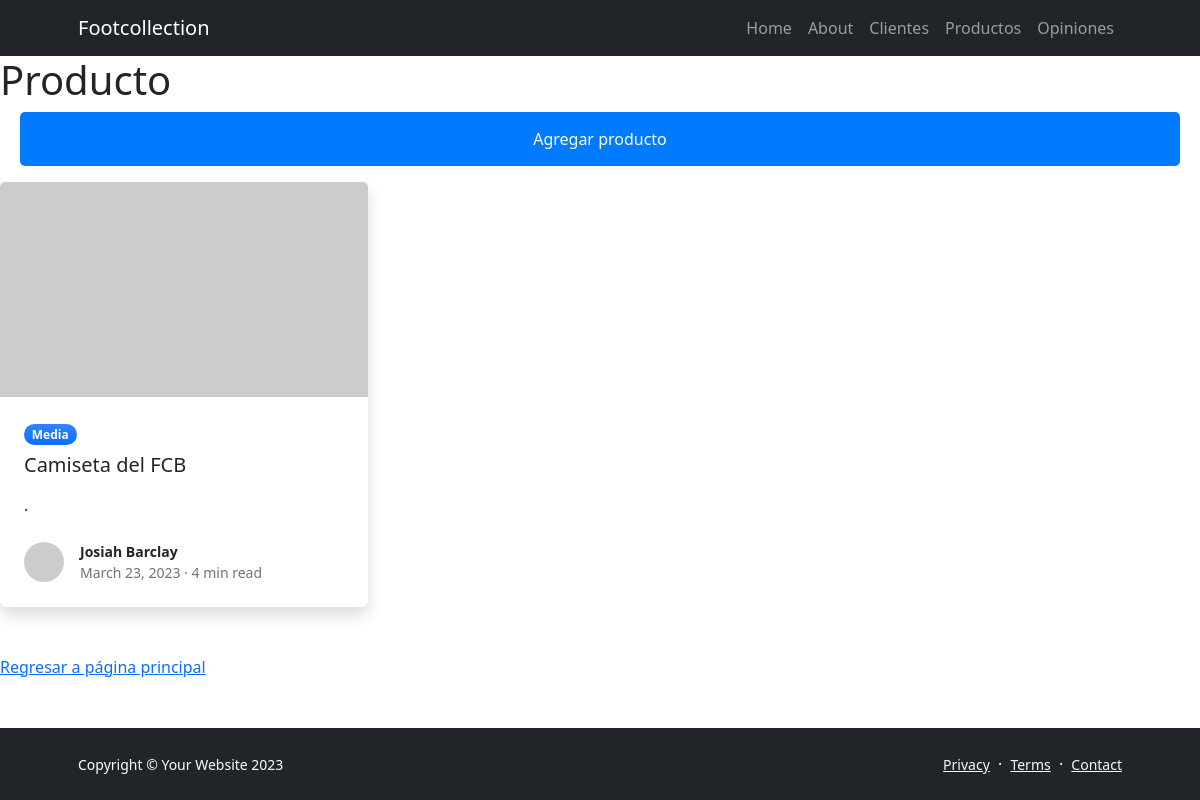
/producto/, run on an earlier commit of the app's database.
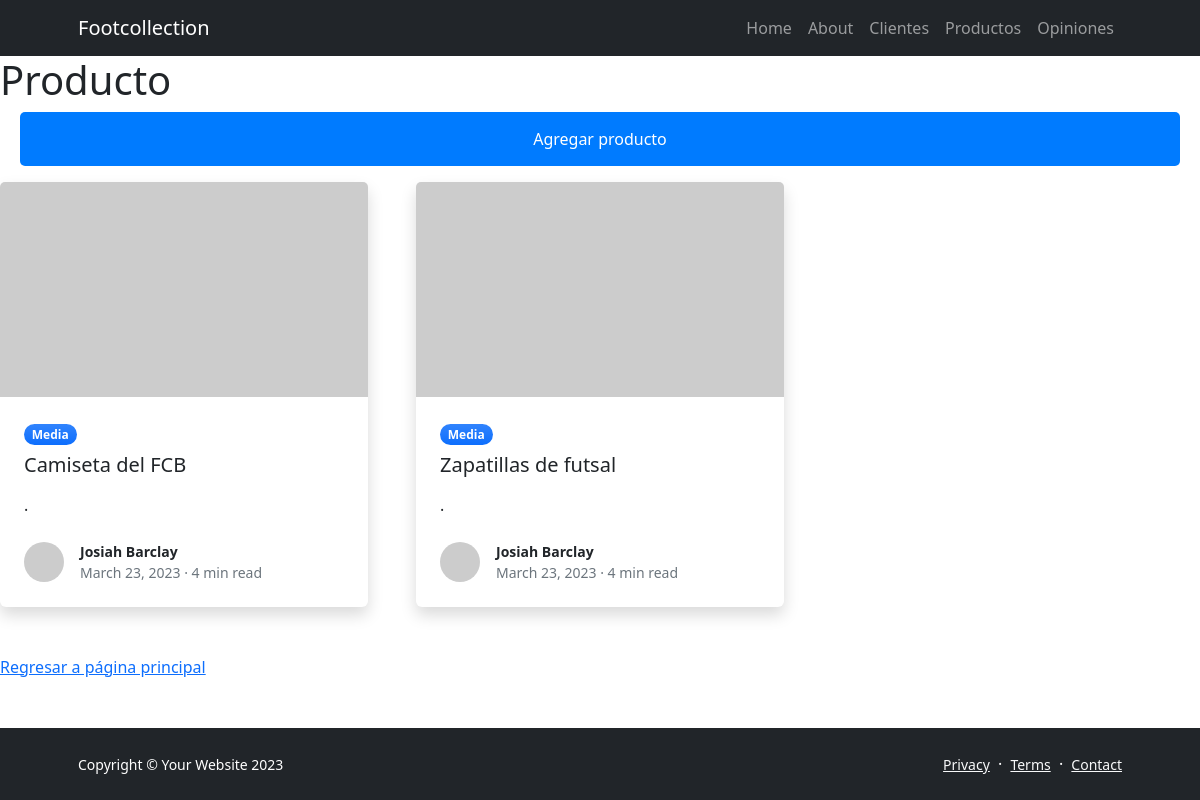
And on a later commit of the database.
### Producto/models.py (models this page shows, shortened)
class Producto(models.Model):
    nombre = models.CharField(max_length=100)
    descripcion = models.CharField(max_length=300)
    precio = models.IntegerField()
    imagen = models.ImageField(upload_to="imagen", null=True, blank=True)

### Producto/views.py (the view)
# urls.py: path("", views.home, name="home"),
def home(request):
    query = models.Producto.objects.all()
    context = {"productos": query}
    return render(request, "Producto/index.html", context)

### Producto/templates/Producto/index.html (shortened to what this page needs)
{% extends 'core/base.html' %}
{% block title %}
    <h1>Producto</h1>
{% endblock title %}
{% block contenido %}
    <p><a href="{% url 'Producto:agregarproducto' %}" class="boton">Agregar producto</a></p>
  <div class="row gx-5">
    {% for producto in productos %}
      {% include 'core/components/card.html'  with titulo=producto.nombre %}
    {% endfor %}
  </div>
    <p><a href="{% url 'core:home' %}">Regresar a página principal</a></p>
{% endblock contenido %}

### core/templates/core/components/card.html
<div class="col-lg-4 mb-5">
    <div class="card h-100 shadow border-0">
        <img class="card-img-top" src="https://dummyimage.com/600x350/ced4da/6c757d" alt="..." />
        <div class="card-body p-4">
            <div class="badge bg-primary bg-gradient rounded-pill mb-2">Media</div>
            <a class="text-decoration-none link-dark stretched-link" href="#!"><h5 class="card-title mb-3">{{ titulo }}</h5></a>
            <p class="card-text mb-0">{{ texto }}.</p>
        </div>
        <div class="card-footer p-4 pt-0 bg-transparent border-top-0">
            <div class="d-flex align-items-end justify-content-between">
                <div class="d-flex align-items-center">
                    <img class="rounded-circle me-3" src="https://dummyimage.com/40x40/ced4da/6c757d" alt="..." />
                    <div class="small">
                        <div class="fw-bold">Josiah Barclay</div>
                        <div class="text-muted">March 23, 2023 &middot; 4 min read</div>
                    </div>
                </div>
            </div>
        </div>
    </div>
</div>

What changed in the data, as far as the page shows it:
added Producto: nombre "Zapatillas de futsal"
